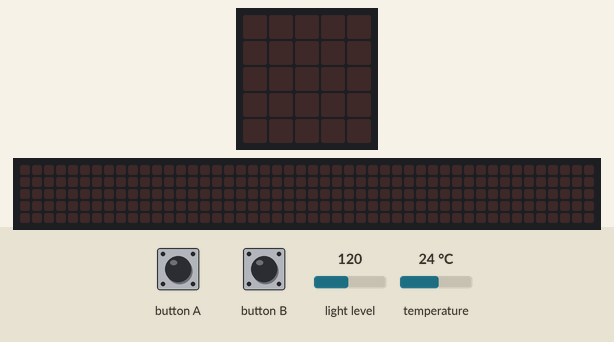
Simulated run of this program. Board: BBC micro:bit (MakeCode). Parts: the board's 5×5 LED display, a strip that is not on the board, showing the scrolling text unrolled. Inputs (shaded band) come from the test bench; at power-on: light level 120, temperature 24 °C. The 48×5 strip is a reading aid, not a part: it shows the text the display is scrolling, unrolled, one strip-width of it at a time.

Above: at 1.2 s.
1.3 s: button A pressed for 0.15 s
At 1.52 s:
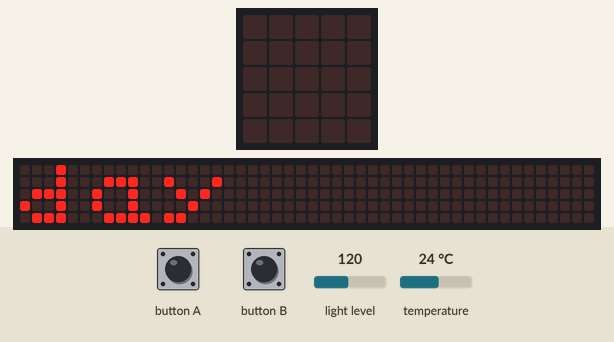
4.3 s: button B pressed for 0.15 s
At 5.12 s:
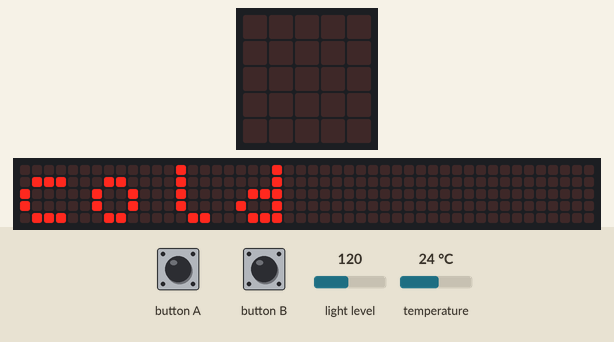
7.3 s: button A pressed for 0.15 s
At 9.77 s:
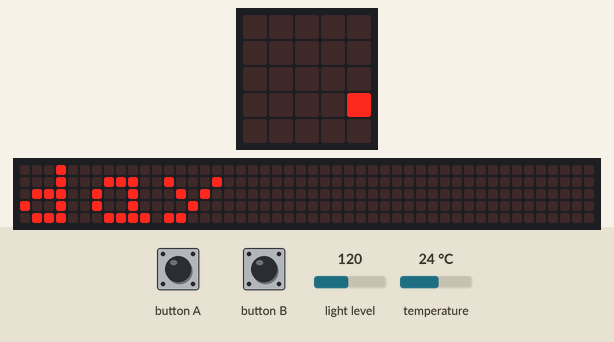
13.4 s: button B pressed for 0.15 s
At 13.77 s:
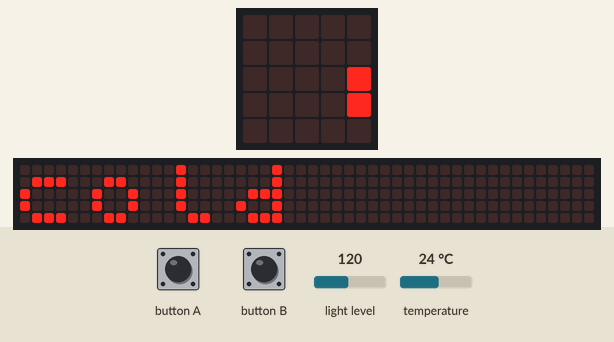

Measured:
- after the input at 1.3 s, the display: changes after 0.15 s (image 1)
- after the input at 4.3 s, the display: first differs from a run without the input after 0.75 s (image 2)
- after the input at 7.3 s, the display: first differs from a run without the input after 2.3 s (image 3 shows a later state)
- after the input at 13.4 s, the display: first changes after 0.15 s (image 4 shows a later state)

The program:

main.ts
```typescript
input.onButtonPressed(Button.A, function () {
    if (input.lightLevel() < 100) {
        basic.showString("night")
    } else {
        basic.showString("day")
    }
})
input.onButtonPressed(Button.B, function () {
    if (input.temperature() > 26) {
        basic.showString("hot")
    } else {
        basic.showString("cold")
    }
})
```

test.ts
```typescript
// 在這裡測試；當此封包作為擴充功能時，將不會編譯此內容。
```
